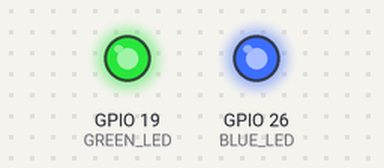
A program run on a simulated Raspberry Pi (BCM pin numbers). On the bench: output pins drawn as LEDs (lit = HIGH). What the program prints to the terminal is not drawn.

Above: at 0.1 s.
Timing chart, 0 to 1.6 s (numbered marks = the images above):
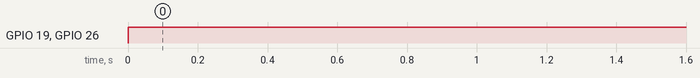

Measured:
- by itself, GPIO 19 (GREEN_LED), GPIO 26 (BLUE_LED): LOW → HIGH at 0.00 s

The program:

led.py
```python
#!/usr/bin/env python

import RPi.GPIO as GPIO

GPIO.setwarnings(False)
GPIO.setmode(GPIO.BCM)

GREEN_LED = 19
BLUE_LED = 26

GPIO.setup(GREEN_LED, GPIO.OUT)
GPIO.setup(BLUE_LED, GPIO.OUT)

def loop():
    GPIO.output(GREEN_LED, True)
    GPIO.output(BLUE_LED, True)

if __name__ == '__main__':
    try:
        print 'Press Ctrl-C to quit.'
        while True:
            loop()
    finally:
        GPIO.cleanup()
```
